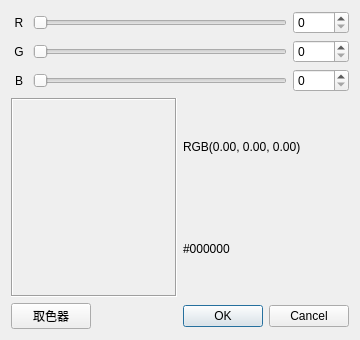
<?xml version="1.0" encoding="UTF-8"?>
<ui version="4.0">
 <class>Disp3DColorPicker</class>
 <widget class="QDialog" name="Disp3DColorPicker">
  <property name="geometry">
   <rect>
    <x>0</x>
    <y>0</y>
    <width>360</width>
    <height>340</height>
   </rect>
  </property>
  <property name="windowTitle">
   <string>调色板</string>
  </property>
  <layout class="QVBoxLayout" name="verticalLayout">
   <item>
    <layout class="QHBoxLayout" name="layoutR">
     <item>
      <widget class="QLabel" name="labelR">
       <property name="minimumSize">
        <size>
         <width>16</width>
         <height>0</height>
        </size>
       </property>
       <property name="text">
        <string>R</string>
       </property>
       <property name="alignment">
        <set>Qt::AlignCenter</set>
       </property>
      </widget>
     </item>
     <item>
      <widget class="QSlider" name="sliderR">
       <property name="minimum">
        <number>0</number>
       </property>
       <property name="maximum">
        <number>255</number>
       </property>
       <property name="orientation">
        <enum>Qt::Horizontal</enum>
       </property>
      </widget>
     </item>
     <item>
      <widget class="QSpinBox" name="spinR">
       <property name="minimumSize">
        <size>
         <width>56</width>
         <height>0</height>
        </size>
       </property>
       <property name="suffix">
        <string/>
       </property>
       <property name="maximum">
        <number>255</number>
       </property>
      </widget>
     </item>
    </layout>
   </item>
   <item>
    <layout class="QHBoxLayout" name="layoutG">
     <item>
      <widget class="QLabel" name="labelG">
       <property name="minimumSize">
        <size>
         <width>16</width>
         <height>0</height>
        </size>
       </property>
       <property name="text">
        <string>G</string>
       </property>
       <property name="alignment">
        <set>Qt::AlignCenter</set>
       </property>
      </widget>
     </item>
     <item>
      <widget class="QSlider" name="sliderG">
       <property name="orientation">
        <enum>Qt::Horizontal</enum>
       </property>
      </widget>
     </item>
     <item>
      <widget class="QSpinBox" name="spinG">
       <property name="minimumSize">
        <size>
         <width>56</width>
         <height>0</height>
        </size>
       </property>
       <property name="maximum">
        <number>255</number>
       </property>
      </widget>
     </item>
    </layout>
   </item>
   <item>
    <layout class="QHBoxLayout" name="layoutB">
     <item>
      <widget class="QLabel" name="labelB">
       <property name="minimumSize">
        <size>
         <width>16</width>
         <height>0</height>
        </size>
       </property>
       <property name="text">
        <string>B</string>
       </property>
       <property name="alignment">
        <set>Qt::AlignCenter</set>
       </property>
      </widget>
     </item>
     <item>
      <widget class="QSlider" name="sliderB">
       <property name="orientation">
        <enum>Qt::Horizontal</enum>
       </property>
      </widget>
     </item>
     <item>
      <widget class="QSpinBox" name="spinB">
       <property name="minimumSize">
        <size>
         <width>56</width>
         <height>0</height>
        </size>
       </property>
       <property name="maximum">
        <number>255</number>
       </property>
      </widget>
     </item>
    </layout>
   </item>
   <item>
    <layout class="QHBoxLayout" name="layoutPreview">
     <item>
      <widget class="QLabel" name="labelPreview">
       <property name="minimumSize">
        <size>
         <width>120</width>
         <height>80</height>
        </size>
       </property>
       <property name="frameShape">
        <enum>QFrame::Box</enum>
       </property>
       <property name="frameShadow">
        <enum>QFrame::Sunken</enum>
       </property>
       <property name="text">
        <string/>
       </property>
      </widget>
     </item>
     <item>
      <layout class="QVBoxLayout" name="layoutValues">
       <item>
        <widget class="QLabel" name="labelRgbFloat">
         <property name="text">
          <string>RGB(0.00, 0.00, 0.00)</string>
         </property>
        </widget>
       </item>
       <item>
        <widget class="QLabel" name="labelHex">
         <property name="text">
          <string>#000000</string>
         </property>
        </widget>
       </item>
      </layout>
     </item>
    </layout>
   </item>
   <item>
    <layout class="QHBoxLayout" name="layoutButtons">
     <item>
      <widget class="QPushButton" name="btnPick">
       <property name="text">
        <string>取色器</string>
       </property>
       <property name="checkable">
        <bool>true</bool>
       </property>
      </widget>
     </item>
     <item>
      <spacer name="horizontalSpacer">
       <property name="orientation">
        <enum>Qt::Horizontal</enum>
       </property>
       <property name="sizeHint" stdset="0">
        <size>
         <width>40</width>
         <height>20</height>
        </size>
       </property>
      </spacer>
     </item>
     <item>
      <widget class="QDialogButtonBox" name="btnBox">
       <property name="standardButtons">
        <set>QDialogButtonBox::Cancel|QDialogButtonBox::Ok</set>
       </property>
       <property name="centerButtons">
        <bool>false</bool>
       </property>
      </widget>
     </item>
    </layout>
   </item>
  </layout>
 </widget>
 <resources/>
 <connections/>
</ui>
